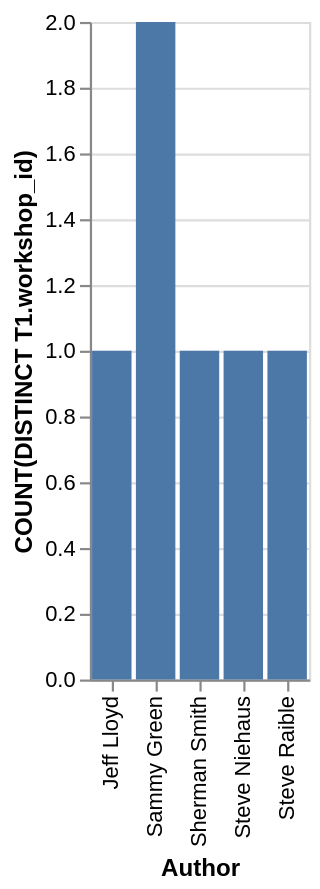

Express this chart as Vega-Lite.
### Vega-Lite specification from a JSON file in a GitHub repository (floating-point values rounded to 4 significant figures)
{"data": {"values": [{"x_data": "Jeff Lloyd", "y_data": 1}, {"x_data": "Sammy Green", "y_data": 2}, {"x_data": "Sherman Smith", "y_data": 1}, {"x_data": "Steve Niehaus", "y_data": 1}, {"x_data": "Steve Raible", "y_data": 1}]}, "mark": "bar", "encoding": {"x": {"field": "x_data", "type": "nominal", "title": "Author", "sort": "ascending"}, "y": {"field": "y_data", "type": "quantitative", "title": "COUNT(DISTINCT T1.workshop_id)"}}}
